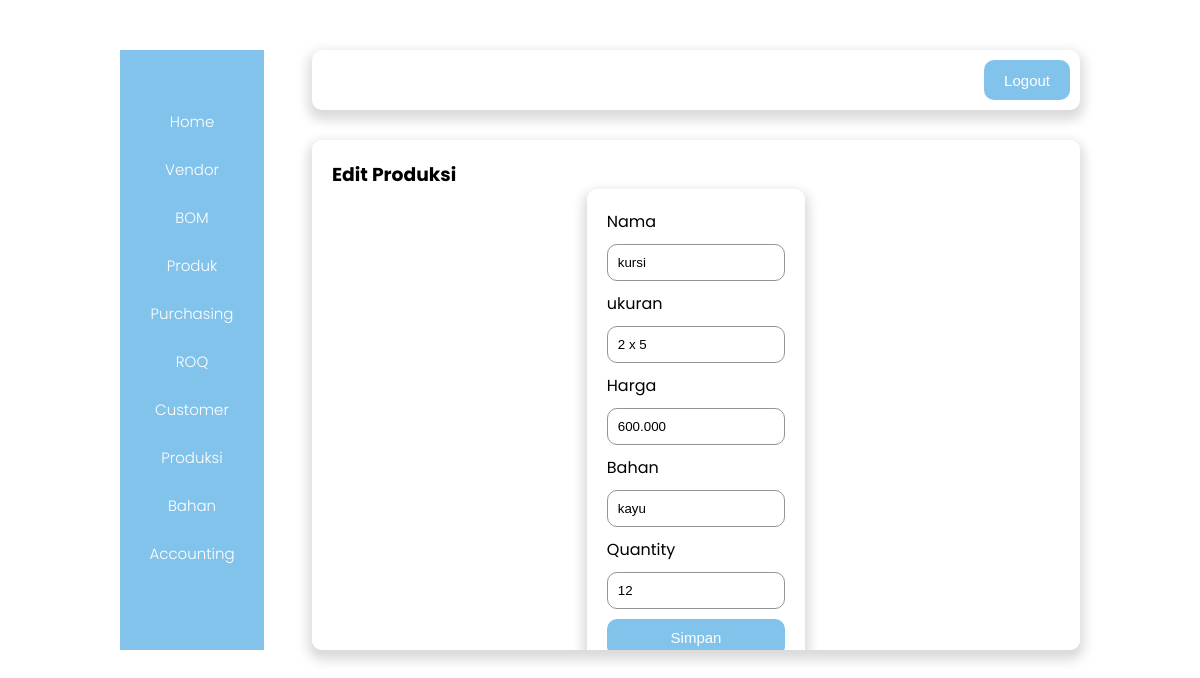
Page /Produksi/produksi-edit.php?id=2 on the committed database.
### tables this page shows
CREATE TABLE `tb_produksi` (
  `id` int(7) NOT NULL,
  `nama` varchar(20) NOT NULL,
  `ukuran` varchar(7) NOT NULL,
  `harga` varchar(20) NOT NULL,
  `bahan` varchar(50) NOT NULL,
  `qty` varchar(20) NOT NULL
);

### Produksi/produksi-edit.php (the view, shortened to what this page needs)
<?php
include '../koneksi.php';
$id = $_GET['id'];
$sql = "SELECT * FROM tb_produksi WHERE id = '$id'";
$result = mysqli_query($koneksi, $sql);
$data = mysqli_fetch_assoc($result);
?>
<!DOCTYPE html>
<html lang="en">
<head>
    <link rel="stylesheet" href="../css/admin.css?v=<?php echo time (); ?>" />
</head>
<body>
    <div class="container">
         <div class="sidebar">
            <a href="../admin.php">Home</a>
            <a href="../Vendor/Vendor.php">Vendor</a>
            <a href="../BOM/BOM.php">BOM</a>
            <a href="../Produk/Produk.php">Produk</a>
            <a href="../Purchasing/Purchasing.php">Purchasing</a>
            <a href="../ROQ/ROQ.php">ROQ</a>
            <a href="../Customer/Customer.php">Customer</a>
            <a href="produksi.php">Produksi</a>
            <a href="../bahan/bahan.php">Bahan</a>
            <a href="../accounting/accounting.php">Accounting</a>
        </div>
        <div class="right_content">
            <div class="navbar">
                <img src="../assets/logo.png" alt="" />
                <button class="btn">
                    <a href="../logout.php">Logout</a>
                </button>
            </div>
            <div class="content">
                <h3>Edit Produksi</h3>
                <div class="form-login">
                    <form action="produksi-proses.php" method="post" enctype="multipart/form-data">
                        <label for="material">Nama</label>
                        <input class="input" type="text" name="nama" id="nama" placeholder="nama" value="<?= $data['nama'] ?>" />
                        <label for="jenis">ukuran</label>
                        <input class="input" type="text" name="ukuran" id="ukuran" placeholder="ukuran" value="<?= $data['ukuran'] ?>" />
                        <label for="harga">Harga</label>
                        <input class="input" type="text" name="harga" id="harga" placeholder="harga" value="<?= $data['harga'] ?>" />
                        <label for="harga">Bahan</label>
                        <input class="input" type="text" name="bahan" id="bahan" placeholder="bahan" value="<?= $data['bahan'] ?>" />
                        <label for="harga">Quantity</label>
                        <input class="input" type="text" name="qty" id="qty" placeholder="qty" value="<?= $data['qty'] ?>" />
                        <button type="submit" class="btn btn-simpan" name="edit">
                            Simpan
                        </button>
                    </form>
                </div>
            </div>
        </div>
    </div>
</body>
</html>

### css/admin.css (style rules this page uses)
* { margin: 0; padding: 0; box-sizing: border-box; }
body { font-family: "Poppins", sans-serif; }
.container { display: flex; width: 80%; height: 600px; margin: 50px auto; justify-content: space-between; }
.sidebar { display: flex; flex-direction: column; justify-content: center; align-items: center; flex-basis: 15%; background-color: #82C3EC; }
.sidebar a { text-decoration: none; color: white; margin-bottom: 25px; font-size: 15px; font-weight: 300; }
.right_content { flex-basis: 80%; align-items: center; }
.navbar { display: flex; justify-content: space-between; height: 10%; background-color: white; box-shadow: 0 6px 12px 4px rgba(0, 0, 0, 0.15); border-radius: 10px; padding: 10px; margin-bottom: 30px; }
.btn { background-color: #82C3EC; border: none; padding: 10px 20px; border-radius: 10px; font-size: 15px; cursor: pointer; color: white; }
.btn a { text-decoration: none; color: white; }
.btn-simpan { width: 100%; }
.content { background-color: white; box-shadow: 0 6px 12px 4px rgba(0, 0, 0, 0.15); height: 85%; border-radius: 10px; padding: 20px; overflow: auto; }
.form-login { display: flex; flex-direction: column; width: 30%; background-color: white; padding: 20px; margin: 0 auto; box-shadow: 0 6px 12px 4px rgba(0, 0, 0, 0.15); border-radius: 10px; }
.input { width: 100%; margin: 10px 0; padding: 10px; border-radius: 10px; border: 1px solid rgb(148, 148, 148); }

### rows in the picture
tb_produksi: nama "kursi", ukuran "2 x 5", harga "600.000", bahan "kayu", qty "12"
